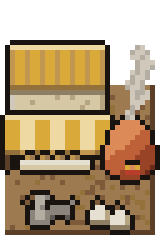
#> input picture tools/arttest/pixel/sprites/bakery.png, 32 x 48 px, found by its file name (shown 5 times larger)
$ python iso_compose.py pixel/sprites/bakery.png pixel/sprites/blacksmith.png pixel/sprites/granary.png
#> lines starting #> are read from the running program, lines starting #| are printed output that depends on the picture
### tools/arttest/layout.py
"""Shared test district: the same map for every art option.

Tiles are (x, y) with y growing south (screen-down in top-down, toward the
viewer's lower-left in isometric).  Buildings are anchored at their north-west
tile.  Run directly to print an ASCII check.
"""
W, H = 20, 14
FOOT = {"house_small": 2, "house_large": 2, "bakery": 2, "blacksmith": 2,
        "granary": 3, "temple": 3}
ROAD_ROWS = (4, 9)
ROAD_COLS = (6, 13)

_BLOCKS = {
    (0, 0): [("house_small", 0, 0), ("house_large", 2, 0), ("house_small", 4, 0),
             ("house_large", 0, 2), ("bakery", 2, 2), ("house_small", 4, 2)],
    (7, 0): [("temple", 0, 0), ("house_large", 4, 0), ("house_small", 4, 2)],
    (14, 0): [("house_small", 0, 0), ("house_small", 2, 0), ("blacksmith", 4, 0),
              ("house_large", 0, 2), ("house_small", 2, 2), ("house_large", 4, 2)],
    (0, 5): [("granary", 0, 0), ("bakery", 4, 0), ("house_small", 4, 2)],
    (7, 5): [("house_small", 0, 0), ("house_large", 2, 0), ("house_small", 4, 0),
             ("house_large", 0, 2), ("house_small", 2, 2), ("house_large", 4, 2)],
    (14, 5): [("house_large", 0, 0), ("bakery", 2, 0), ("house_small", 4, 0),
              ("house_small", 0, 2), ("house_large", 2, 2), ("blacksmith", 4, 2)],
    (0, 10): [("house_small", 0, 0), ("house_small", 2, 0), ("house_large", 4, 0),
              ("house_small", 0, 2), ("house_large", 2, 2), ("house_small", 4, 2)],
    (7, 10): [("granary", 0, 0), ("temple", 3, 0)],
    (14, 10): [("house_small", 0, 0), ("house_large", 2, 0), ("house_small", 4, 0),
               ("blacksmith", 0, 2), ("house_small", 2, 2), ("house_large", 4, 2)],
}

BUILDINGS = [(kind, bx + dx, by + dy) for (bx, by), items in _BLOCKS.items()
             for kind, dx, dy in items]


def is_road(x, y):
    return y in ROAD_ROWS or x in ROAD_COLS


# [9 lines left out: function check, not called in this run]


# [2 lines that do not run on import are left out]

### tools/arttest/iso_compose.py
"""Compose the shared test district (layout.py) from isometric sprites.

    python3 tools/arttest/iso_compose.py <sprite_dir> <out_prefix> [terrain_dir]

Sprite conventions (near scale): a tile diamond is 128x64 px; an NxN building
sprite is N*128 px wide with the lot's bottom corner on the bottom-centre pixel.
Terrain (from terrain_dir, default sprite_dir): tile_grass[_i_j].png and tile_road[_i_j].png (128x64).  When the 4x4
variants exist, tile (x, y) uses variant (x % 4, y % 4) so the noise stitches.

Writes <out_prefix>_near.png (128 px tiles), _2x.png (64 px, default zoom) and
_1x.png (32 px, far zoom).  Missing building sprites are skipped with a warning.
Optional variants <kind>@1.png, @2 ... are picked per building by position.
"""
import os
import sys

from PIL import Image

sys.path.insert(0, os.path.dirname(os.path.abspath(__file__)))
import layout  # noqa: E402

TW, TH = 128, 64


def load(d, name):
    p = os.path.join(d, name + ".png")
    return Image.open(p).convert("RGBA") if os.path.exists(p) else None


def tile(d, kind, x, y, cache):
    key = (kind, x % 4, y % 4)
    if key not in cache:
        cache[key] = load(d, "tile_%s_%d_%d" % key) or load(d, "tile_" + kind)
    return cache[key]


def variants(d, kind):
    """<kind>.png plus optional <kind>@1.png, <kind>@2.png ... picked per building."""
    out, i = [], 1
    while True:
        im = load(d, "%s@%d" % (kind, i))
        if im is None:
            return out
        out.append(im)
        i += 1


def compose(d, ground=None):
    sprites = {k: load(d, k) for k in layout.FOOT}
#> call 3 of load, with d = 'pixel/sprites/bakery.png', name = 'bakery'
#> in load, returned value is the input picture: PIL image 32x48 RGBA; mean R, G, B, A 114, 91.9, 60.7, 188.1
#> call 4 of load, with d = 'pixel/sprites/bakery.png', name = 'blacksmith'
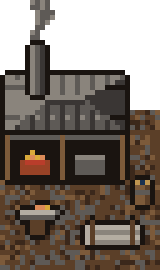
#> input picture tools/arttest/pixel/sprites/blacksmith.png, 32 x 54 px, found by its file name (shown 5 times larger)
#> in load, returned value is the input picture: PIL image 32x54 RGBA; mean R, G, B, A 60.7, 50.2, 41.6, 189.3
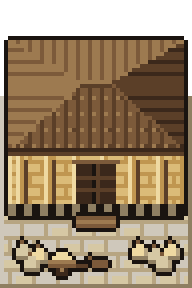
#> input picture tools/arttest/pixel/sprites/granary.png, 48 x 72 px, found by its file name (shown 4 times larger)
#> in load, returned value is the input picture: PIL image 48x72 RGBA; mean R, G, B, A 117.8, 97.3, 70.6, 220.8
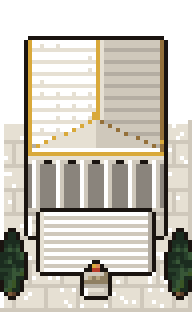
#> input picture tools/arttest/pixel/sprites/temple.png, 48 x 78 px, found by its file name (shown 4 times larger)
#> in load, returned value is the input picture: PIL image 48x78 RGBA; mean R, G, B, A 154.1, 149.6, 139.1, 208.3
#> sprites = 6 items
    alts = {k: ([sprites[k]] if sprites[k] else []) + variants(d, k) for k in layout.FOOT}
#> alts = 6 items
    for k, im in sprites.items():
        if im is None:
            print("warning: no sprite for %s in %s, skipped" % (k, d))
        elif im.width != layout.FOOT[k] * TW:
            print("warning: %s is %d px wide, expected %d" % (k, im.width, layout.FOOT[k] * TW))
#> this loop made 6 passes
#> k on passes 3 to 6: 'bakery', 'blacksmith', 'granary', 'temple'
#| warning: no sprite for house_small in pixel/sprites/bakery.png, skipped
#| warning: no sprite for house_large in pixel/sprites/bakery.png, skipped
#| warning: bakery is 32 px wide, expected 256
#| warning: blacksmith is 32 px wide, expected 256
#| warning: granary is 48 px wide, expected 384
#| warning: temple is 48 px wide, expected 384
    tdir = ground or d
    top = max([im.height - layout.FOOT[k] * TH for k, im in sprites.items() if im] + [0]) + 8
#> top = 8
    W, H = layout.W, layout.H
    cw, ch = (W + H) * TW // 2, (W + H) * TH // 2 + top
#> cw = 2176; ch = 1096

    def scr(lx, ly):  # screen position of layout point (lx, ly)
        return (lx - ly) * TW // 2 + H * TW // 2, (lx + ly) * TH // 2 + top

    canvas = Image.new("RGBA", (cw, ch), (0, 0, 0, 0))
#> canvas: PIL image 2176x1096 RGBA; every value is 0
    under = Image.new("RGBA", (cw, ch), (0, 0, 0, 0))
    cache = {}
    for y in range(H):
        for x in range(W):
            t = tile(tdir, "road" if layout.is_road(x, y) else "grass", x, y, cache)
            if t is None:
                continue
            px, py = scr(x, y)
            canvas.alpha_composite(t, (px - TW // 2, py))
    # fill hairline seams between anti-aliased diamonds with the ground's own colour
    for y in range(H):
        for x in range(W):
            t = tile(tdir, "road" if layout.is_road(x, y) else "grass", x, y, cache)
            if t is None:
                continue
            px, py = scr(x, y)
            big = t.resize((TW + 4, TH + 2), Image.BILINEAR)
            under.alpha_composite(big, (px - TW // 2 - 2, py - 1))
    base = Image.new("RGBA", (cw, ch), (0, 0, 0, 0))
    base.alpha_composite(under)
    base.alpha_composite(canvas)
    canvas = base
    order = sorted(layout.BUILDINGS, key=lambda b: (b[1] + b[2] + layout.FOOT[b[0]], b[1]))
    for kind, x0, y0 in order:
        if not alts[kind]:
            continue
        im = alts[kind][(x0 * 7 + y0 * 13 + x0 * y0) % len(alts[kind])]
        n = layout.FOOT[kind]
        bx, by = scr(x0 + n, y0 + n)
        canvas.alpha_composite(im, (bx - im.width // 2, by - im.height))
#> this loop made 44 passes
#> (bx, by) on passes 4, 6, 8, 9, 27, 30, 33, 35, 39, 40: (896, 264), (576, 360), (1344, 424), (832, 424), (704, 744), (2048, 712), (896, 840), (1600, 808), (1600, 936), (1024, 968)
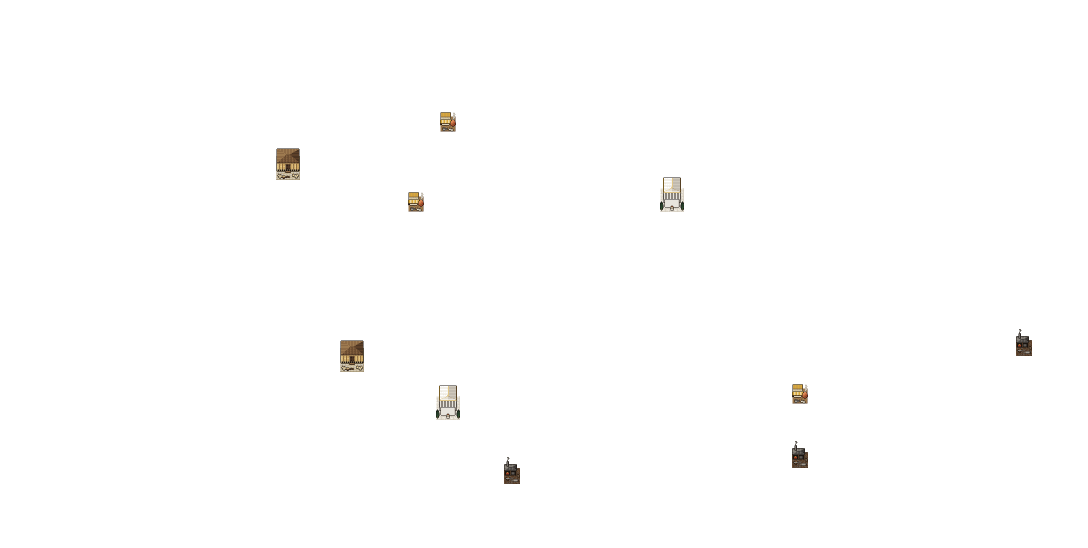
#> canvas: PIL image 2176x1096 RGBA (shown at 1/2 size); mean R, G, B, A 1.2, 1, 0.8, 2.1; transparent parts drawn white
    # opaque background behind the map edges (outside the diamond)
    bg = Image.new("RGBA", canvas.size, (32, 36, 30, 255))
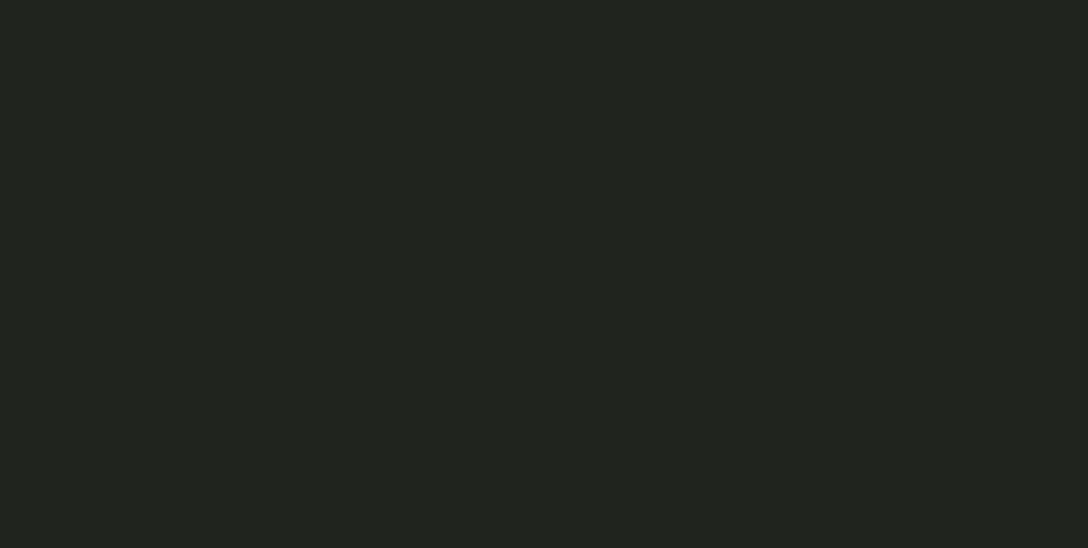
#> bg: PIL image 2176x1096 RGBA (shown at 1/2 size); mean R, G, B, A 32, 36, 30, 255
    bg.alpha_composite(canvas)
    return bg


def main():
    if len(sys.argv) < 3:
        print(__doc__)
        sys.exit(2)
    d, prefix = sys.argv[1], sys.argv[2]
    ground = sys.argv[3] if len(sys.argv) > 3 else None
    near = compose(d, ground)
    os.makedirs(os.path.dirname(os.path.abspath(prefix)), exist_ok=True)
    near.convert("RGB").save(prefix + "_near.png")
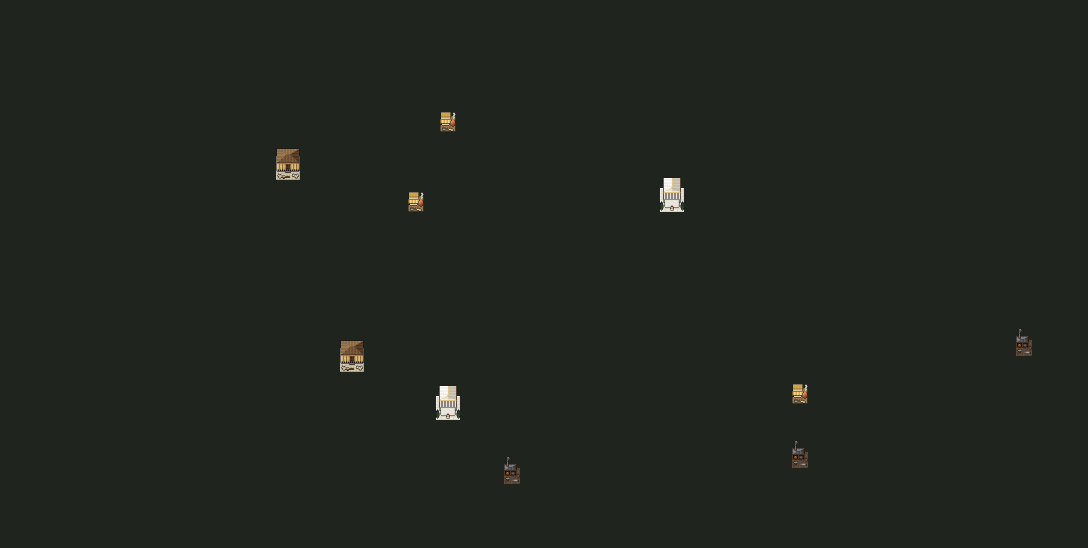
#> saved as blacksmith.png_near.png: PIL image 2176x1096 RGB (shown at 1/2 size); mean R, G, B 32.9, 36.7, 30.6
    for suffix, k in (("_2x", 2), ("_1x", 4)):
        near.resize((near.width // k, near.height // k), Image.LANCZOS).convert("RGB").save(
            prefix + suffix + ".png")
#> this loop made 2 passes
#> pass 1, in main, `near.resize((near.width // k, near.height // k), Image.LANCZOS).conver..`:
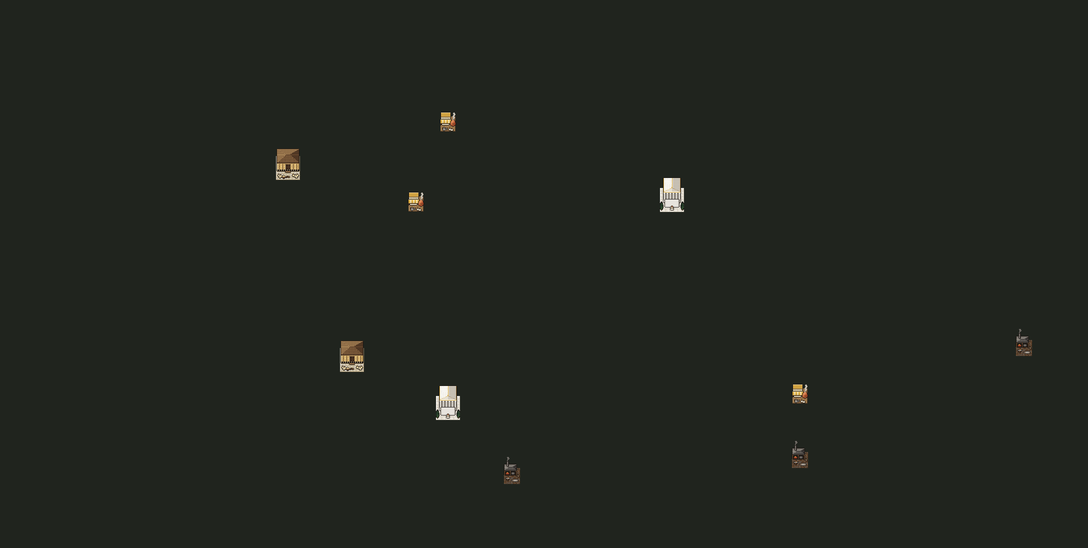
#> saved as blacksmith.png_2x.png: PIL image 1088x548 RGB; mean R, G, B 32.9, 36.7, 30.6
    print("wrote %s_{near,2x,1x}.png (%dx%d near)" % (prefix, near.width, near.height))
#| wrote pixel/sprites/blacksmith.png_{near,2x,1x}.png (2176x1096 near)


if __name__ == "__main__":
    main()
